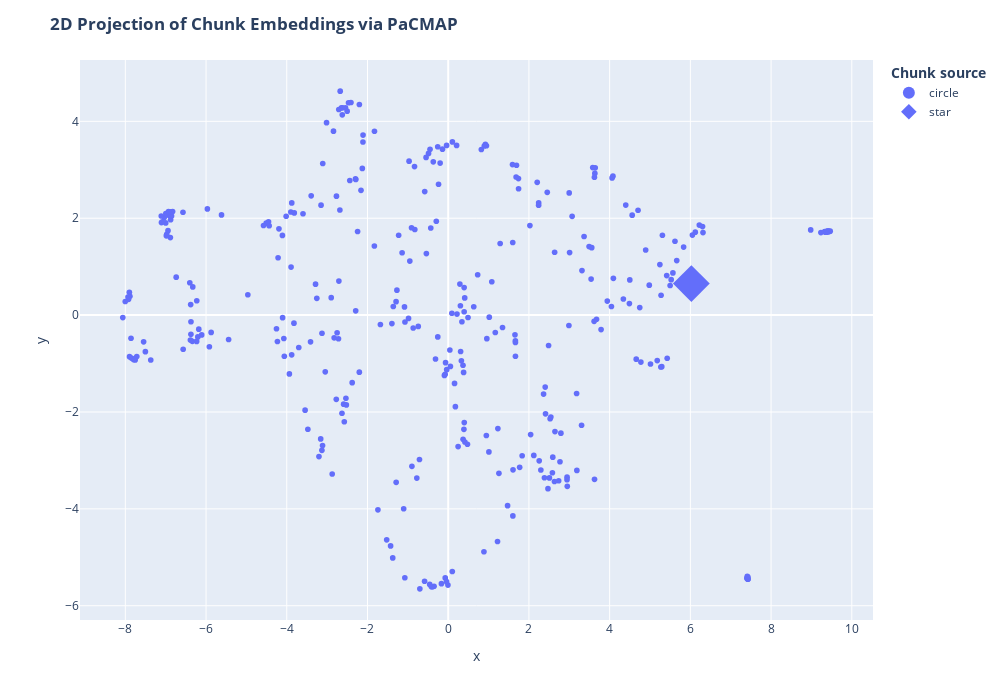

The cell this chart's notebook holds for it:
### Code cell
df = pd.DataFrame.from_dict(
    [
        {
            "x": documents_projected[i, 0],
            "y": documents_projected[i, 1],
            #"source": docs_processed[i].metadata["source"].split("/")[1],
            "extract": docs_processed[i].page_content[:100] + "...",
            "symbol": "circle",
            "size_col": 4,
        }
        for i in range(len(docs_processed))
    ]
    + [
        {
            "x": documents_projected[-1, 0],
            "y": documents_projected[-1, 1],
            "source": "User query",
            "extract": user_query,
            "size_col": 100,
            "symbol": "star",
        }
    ]
)

# Visualize the embedding
fig = px.scatter(
    df,
    x="x",
    y="y",
    #color="source",
    hover_data="extract",
    size="size_col",
    symbol="symbol",
    color_discrete_map={"User query": "black"},
    width=1000,
    height=700,
)
fig.update_traces(
    marker=dict(opacity=1, line=dict(width=0, color="DarkSlateGrey")),
    selector=dict(mode="markers"),
)
fig.update_layout(
    legend_title_text="<b>Chunk source</b>",
    title="<b>2D Projection of Chunk Embeddings via PaCMAP</b>",
)
fig.show()

### Figure 1 — Plotly figure (JSON) as saved in the notebook; plotly's stock layout.template omitted (floating-point values rounded to 4 significant figures; data arrays with more than 128 entries replaced by an {"elided": "..."} marker saying what was removed)
{"data": [{"customdata": {"elided": "351x1 str values"}, "hovertemplate": "symbol=circle<br>x=%{x}<br>y=%{y}<br>size_col=%{marker.size}<br>extract=%{customdata[0]}<extra></extra>", "legendgroup": "circle", "marker": {"color": "#636efa", "line": {"color": "DarkSlateGrey", "width": 0}, "opacity": 1, "size": {"elided": "351 int values"}, "sizemode": "area", "sizeref": 0.25, "symbol": "circle"}, "mode": "markers", "name": "circle", "orientation": "v", "showlegend": true, "type": "scatter", "x": {"elided": "351 float values"}, "xaxis": "x", "y": {"elided": "351 float values"}, "yaxis": "y"}, {"customdata": [["Trump"]], "hovertemplate": "symbol=star<br>x=%{x}<br>y=%{y}<br>size_col=%{marker.size}<br>extract=%{customdata[0]}<extra></extra>", "legendgroup": "star", "marker": {"color": "#636efa", "line": {"color": "DarkSlateGrey", "width": 0}, "opacity": 1, "size": [100], "sizemode": "area", "sizeref": 0.25, "symbol": "diamond"}, "mode": "markers", "name": "star", "orientation": "v", "showlegend": true, "type": "scatter", "x": [6.025], "xaxis": "x", "y": [0.6517], "yaxis": "y"}], "layout": {"height": 700, "legend": {"itemsizing": "constant", "title": {"text": "<b>Chunk source</b>"}, "tracegroupgap": 0}, "margin": {"t": 60}, "title": {"text": "<b>2D Projection of Chunk Embeddings via PaCMAP</b>"}, "width": 1000, "xaxis": {"anchor": "y", "domain": [0, 1], "title": {"text": "x"}}, "yaxis": {"anchor": "x", "domain": [0, 1], "title": {"text": "y"}}}}
